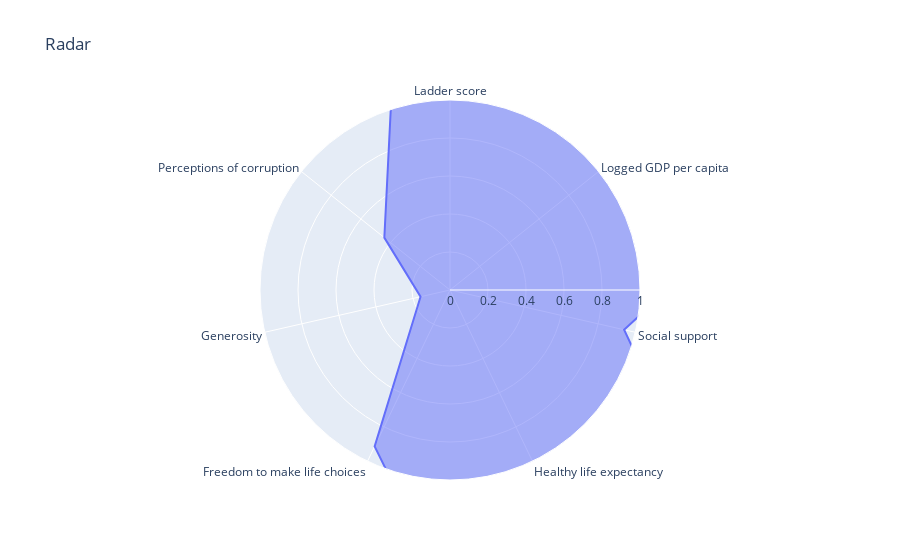

Notebook source saved alongside this figure:
### Code cell
fig = px.line_polar(
                    r=df_happy_2021[interesting_columns].loc[10].values,
                    theta=df_happy_2021[interesting_columns].columns,
                    line_close=True,
                    range_r = [0,1],
                    title="Radar")

fig.update_traces(fill='toself')
fig.show()

### Figure 1 — Plotly figure (JSON) as saved in the notebook; plotly's stock layout.template omitted (floating-point values rounded to 4 significant figures)
{"data": [{"fill": "toself", "hovertemplate": "r=%{r}<br>theta=%{theta}<extra></extra>", "legendgroup": "", "line": {"color": "#636efa", "dash": "solid"}, "marker": {"symbol": "circle"}, "mode": "lines", "name": "", "r": [7.183, 10.8, 0.94, 73.9, 0.914, 0.159, 0.442, 7.183], "showlegend": false, "subplot": "polar", "theta": ["Ladder score", "Logged GDP per capita", "Social support", "Healthy life expectancy", "Freedom to make life choices", "Generosity", "Perceptions of corruption", "Ladder score"], "type": "scatterpolar"}], "layout": {"legend": {"tracegroupgap": 0}, "polar": {"angularaxis": {"direction": "clockwise", "rotation": 90}, "domain": {"x": [0, 1], "y": [0, 1]}, "radialaxis": {"range": [0, 1]}}, "title": {"text": "Radar"}}}
